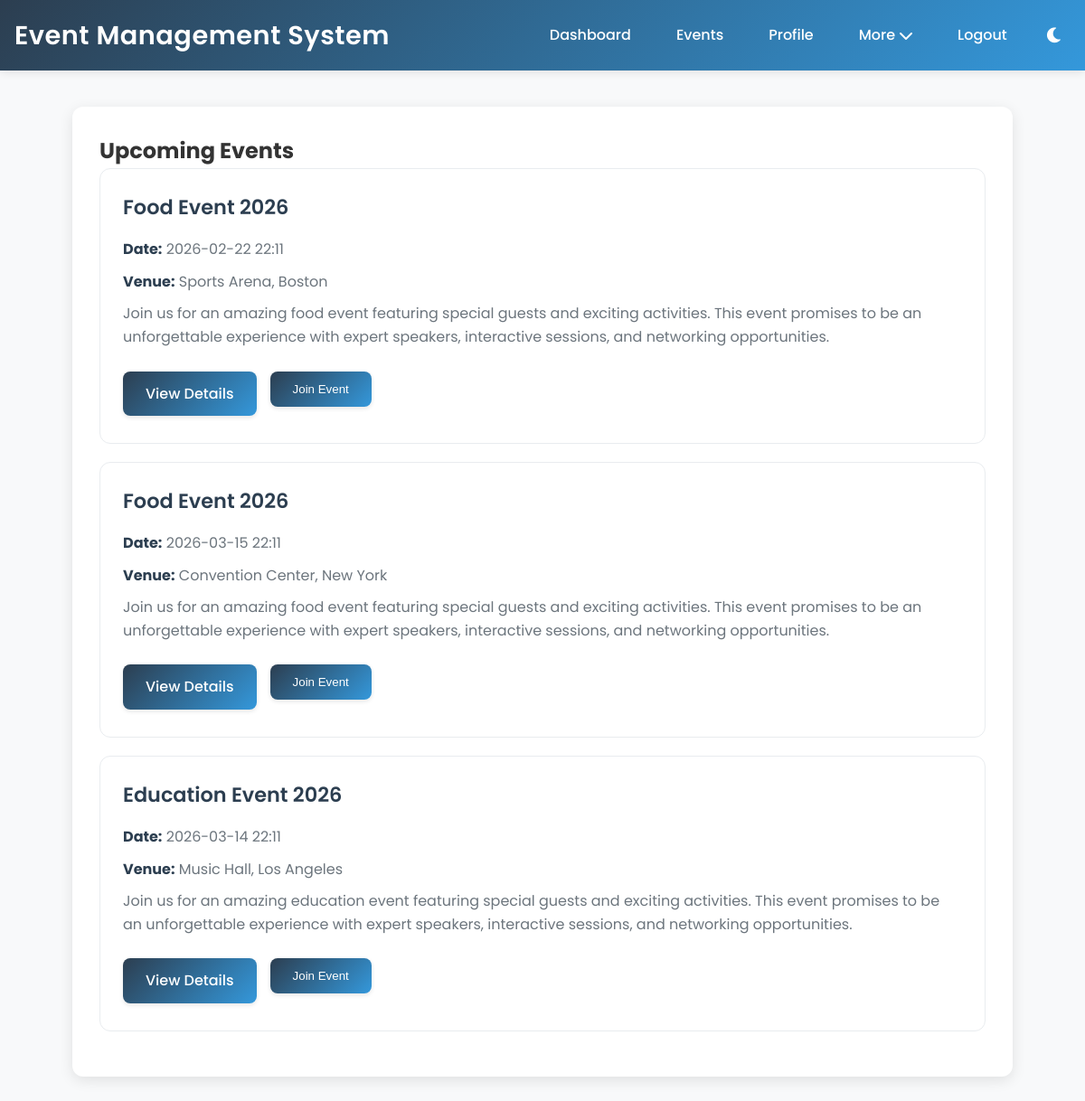
Before: /upcoming_events (signed in) with the older database file.
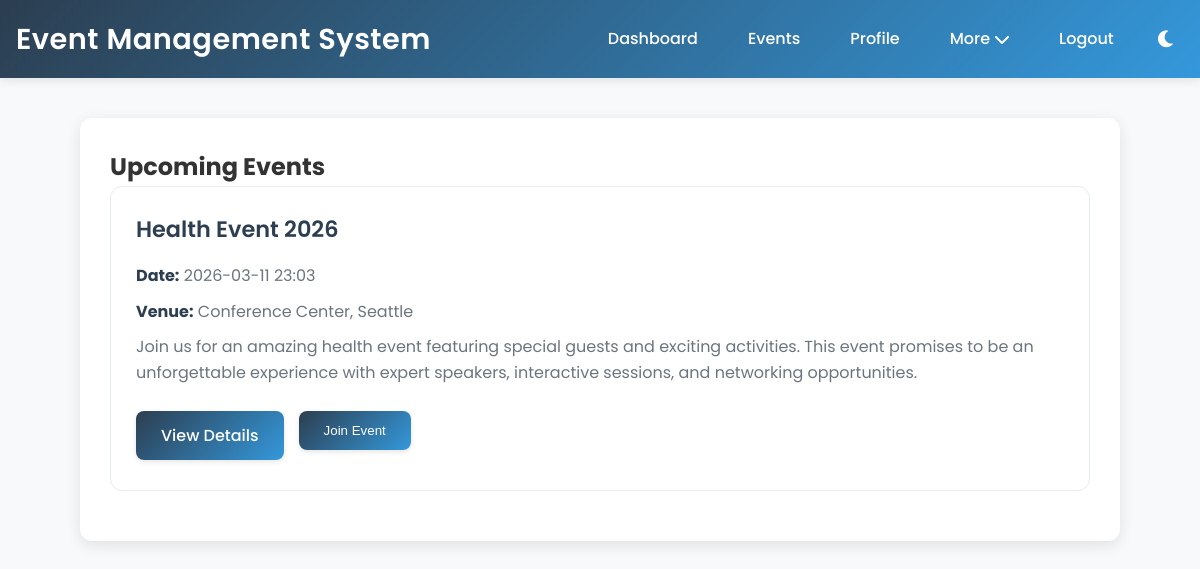
After: the same page with the newer database file.
### app.py (models this page shows, shortened)
class Event(db.Model):
    id = db.Column(db.Integer, primary_key=True)
    title = db.Column(db.String(100), nullable=False)
    description = db.Column(db.Text, nullable=False)
    date = db.Column(db.DateTime, nullable=False)
    venue = db.Column(db.String(200), nullable=False)
    category = db.Column(db.String(50), nullable=False)
    capacity = db.Column(db.Integer, nullable=False)
    price = db.Column(db.Float, nullable=False)
    organizer = db.Column(db.String(100), nullable=False)
    contact_email = db.Column(db.String(120), nullable=False)
    contact_phone = db.Column(db.String(20), nullable=False)
    requirements = db.Column(db.Text)
    schedule = db.Column(db.Text)
    speakers = db.Column(db.Text)
    sponsors = db.Column(db.Text)
    image_url = db.Column(db.String(255))  # For external images
    image_path = db.Column(db.String(255))  # For uploaded images
    organizer_id = db.Column(db.Integer, db.ForeignKey('user.id'), nullable=False)
    created_by = db.Column(db.Integer, db.ForeignKey('user.id'), nullable=False)
    created_at = db.Column(db.DateTime, default=datetime.utcnow)
    updated_at = db.Column(db.DateTime, default=datetime.utcnow, onupdate=datetime.utcnow)
    status = db.Column(db.String(20), default='upcoming')  # upcoming, ongoing, completed, cancelled
    is_featured = db.Column(db.Boolean, default=False)
    registration_deadline = db.Column(db.DateTime)
    tags = db.Column(db.String(255))  # Comma-separated tags
    additional_images = db.Column(db.Text)  # JSON string for multiple images
    likes = db.Column(db.Integer, default=0)
    shares = db.Column(db.Integer, default=0)
    views = db.Column(db.Integer, default=0)
    revenue = db.Column(db.Float, default=0.0)
    chat_messages = db.relationship('ChatMessage', backref='event', lazy=True)

### app.py (the view)
@app.route('/upcoming_events')
@login_required
def upcoming_events():
    upcoming_events = Event.query.filter(Event.date > datetime.now()).all()
    return render_template('upcoming_events.html', events=upcoming_events)

### app.py (called while the page is built)
@login_manager.user_loader
def load_user(user_id):
    return User.query.get(int(user_id))

### templates/upcoming_events.html (shortened to what this page needs)
{% extends "base.html" %}
{% block content %}
<div class="card">
    <h2>Upcoming Events</h2>
    {% if events %}
        <div class="events-list">
            {% for event in events %}
                <div class="event-card">
                    <h3>{{ event.title }}</h3>
                    <p><strong>Date:</strong> {{ event.date.strftime('%Y-%m-%d %H:%M') }}</p>
                    <p><strong>Venue:</strong> {{ event.venue }}</p>
                    <p>{{ event.description }}</p>
                    <div class="event-actions">
                        <a href="{{ url_for('event_details', event_id=event.id) }}" class="btn">View Details</a>
                        {% if event not in current_user.joined_events %}
                            <form method="POST" action="{{ url_for('join_event', event_id=event.id) }}" style="display: inline;">
                                <button type="submit" class="btn">Join Event</button>
                            </form>
                        {% else %}
                            <span style="color: green; font-weight: bold;">Already Joined</span>
                        {% endif %}
                    </div>
                </div>
            {% endfor %}
        </div>
    {% else %}
        <p>No upcoming events available.</p>
    {% endif %}
</div>
{% endblock %}

Changed rows visible on the page:
no longer on this page (row edited): Event: title "Food Event 2026", date "2026-02-22 22:11", venue "Sports Arena, Boston", description "Join us for an amazing food event featuring special guests and exciting activities. This event promises to be an unforgettable experience with expert speakers, interactive sessions, and networking opportunities."
no longer on this page (row edited): Event: title "Food Event 2026", date "2026-03-15 22:11", venue "Convention Center, New York", description "Join us for an amazing food event featuring special guests and exciting activities. This event promises to be an unforgettable experience with expert speakers, interactive sessions, and networking opportunities."
no longer on this page (row edited): Event: title "Education Event 2026", date "2026-03-14 22:11", venue "Music Hall, Los Angeles", description "Join us for an amazing education event featuring special guests and exciting activities. This event promises to be an unforgettable experience with expert speakers, interactive sessions, and networking opportunities."
now on this page (row edited): Event: title "Health Event 2026", date "2026-03-11 23:03", venue "Conference Center, Seattle", description "Join us for an amazing health event featuring special guests and exciting activities. This event promises to be an unforgettable experience with expert speakers, interactive sessions, and networking opportunities."
